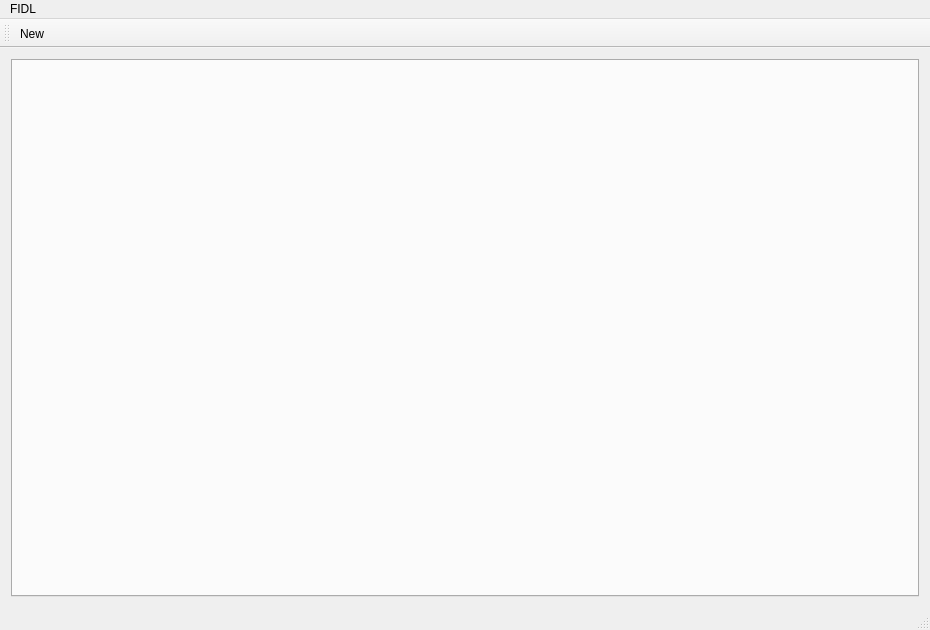
<?xml version="1.0" encoding="UTF-8"?>
<ui version="4.0">
 <class>MainWindow</class>
 <widget class="QMainWindow" name="MainWindow">
  <property name="geometry">
   <rect>
    <x>0</x>
    <y>0</y>
    <width>930</width>
    <height>630</height>
   </rect>
  </property>
  <property name="windowTitle">
   <string>MainWindow</string>
  </property>
  <widget class="QWidget" name="centralWidget">
   <layout class="QVBoxLayout" name="verticalLayout">
    <item>
     <widget class="QTabWidget" name="tabWidget">
      <property name="currentIndex">
       <number>-1</number>
      </property>
     </widget>
    </item>
   </layout>
  </widget>
  <widget class="QMenuBar" name="menuBar">
   <property name="geometry">
    <rect>
     <x>0</x>
     <y>0</y>
     <width>930</width>
     <height>21</height>
    </rect>
   </property>
   <widget class="QMenu" name="menuFIDL">
    <property name="title">
     <string>FIDL</string>
    </property>
    <addaction name="actionNewFIDL"/>
   </widget>
   <addaction name="menuFIDL"/>
  </widget>
  <widget class="QToolBar" name="mainToolBar">
   <attribute name="toolBarArea">
    <enum>TopToolBarArea</enum>
   </attribute>
   <attribute name="toolBarBreak">
    <bool>false</bool>
   </attribute>
   <addaction name="actionNewFIDL"/>
  </widget>
  <widget class="QStatusBar" name="statusBar"/>
  <action name="actionNewFIDL">
   <property name="text">
    <string>New</string>
   </property>
   <property name="toolTip">
    <string>Create new FIDL file</string>
   </property>
   <property name="shortcut">
    <string>Ctrl+N</string>
   </property>
  </action>
 </widget>
 <layoutdefault spacing="6" margin="11"/>
 <resources/>
 <connections/>
</ui>
